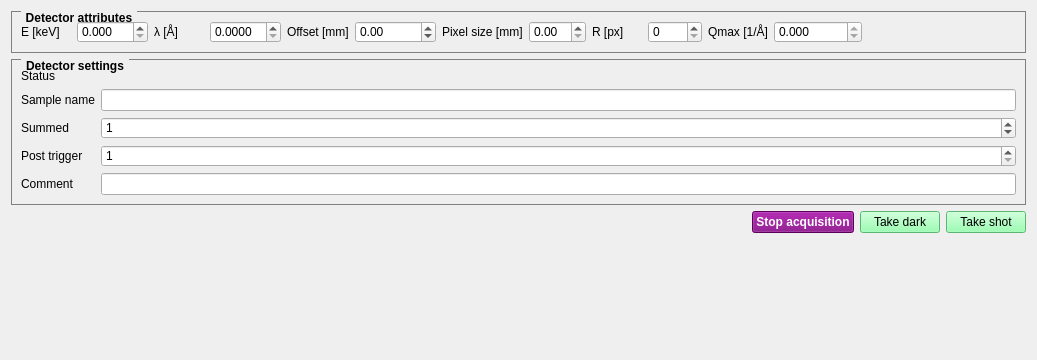
<?xml version="1.0" encoding="UTF-8"?>
<ui version="4.0">
 <class>Form</class>
 <widget class="QWidget" name="Form">
  <property name="geometry">
   <rect>
    <x>0</x>
    <y>0</y>
    <width>1037</width>
    <height>360</height>
   </rect>
  </property>
  <property name="sizePolicy">
   <sizepolicy hsizetype="Preferred" vsizetype="Preferred">
    <horstretch>0</horstretch>
    <verstretch>0</verstretch>
   </sizepolicy>
  </property>
  <property name="windowTitle">
   <string>PE detector controls</string>
  </property>
  <layout class="QGridLayout" name="gridLayout">
   <property name="sizeConstraint">
    <enum>QLayout::SetDefaultConstraint</enum>
   </property>
   <item row="0" column="0" colspan="2">
    <layout class="QGridLayout" name="detector_motor_layout">
     <property name="spacing">
      <number>0</number>
     </property>
    </layout>
   </item>
   <item row="2" column="0" colspan="2">
    <widget class="QGroupBox" name="detector_input_values">
     <property name="styleSheet">
      <string notr="true">QGroupBox {
    border: 1px solid gray;
    margin-top: 0.5em;
 font-weight:bold
}

QGroupBox::title {
    subcontrol-origin: margin;
    left: 10px;
    padding: 0 3px 0 3px;
 font-weight:bold
   
}</string>
     </property>
     <property name="title">
      <string>Detector settings</string>
     </property>
     <layout class="QGridLayout" name="gridLayout_3">
      <item row="1" column="0">
       <widget class="QLabel" name="label">
        <property name="text">
         <string>Sample name</string>
        </property>
       </widget>
      </item>
      <item row="1" column="1">
       <widget class="QLineEdit" name="sample_name"/>
      </item>
      <item row="2" column="0">
       <widget class="QLabel" name="label_2">
        <property name="text">
         <string>Summed</string>
        </property>
       </widget>
      </item>
      <item row="2" column="1">
       <widget class="QSpinBox" name="summed">
        <property name="maximum">
         <number>9999999</number>
        </property>
        <property name="value">
         <number>1</number>
        </property>
       </widget>
      </item>
      <item row="3" column="0">
       <widget class="QLabel" name="label_3">
        <property name="text">
         <string>Post trigger</string>
        </property>
       </widget>
      </item>
      <item row="3" column="1">
       <widget class="QSpinBox" name="post_trigger">
        <property name="minimum">
         <number>1</number>
        </property>
        <property name="maximum">
         <number>9999999</number>
        </property>
       </widget>
      </item>
      <item row="4" column="0">
       <widget class="QLabel" name="label_4">
        <property name="text">
         <string>Comment</string>
        </property>
       </widget>
      </item>
      <item row="4" column="1">
       <widget class="QLineEdit" name="comment"/>
      </item>
      <item row="0" column="0">
       <widget class="QLabel" name="label_5">
        <property name="text">
         <string>Status</string>
        </property>
       </widget>
      </item>
     </layout>
    </widget>
   </item>
   <item row="3" column="0" colspan="2">
    <layout class="QHBoxLayout" name="controls">
     <property name="sizeConstraint">
      <enum>QLayout::SetDefaultConstraint</enum>
     </property>
     <item>
      <spacer name="horizontalSpacer">
       <property name="orientation">
        <enum>Qt::Horizontal</enum>
       </property>
       <property name="sizeHint" stdset="0">
        <size>
         <width>40</width>
         <height>0</height>
        </size>
       </property>
      </spacer>
     </item>
     <item>
      <widget class="QPushButton" name="button_stop_acquisition">
       <property name="enabled">
        <bool>true</bool>
       </property>
       <property name="styleSheet">
        <string notr="true">QPushButton{background:purple;font-weight:bold;color:#fff;}
QPushButton:disabled{ background:silver;color:grey }</string>
       </property>
       <property name="text">
        <string>Stop acquisition</string>
       </property>
      </widget>
     </item>
     <item>
      <widget class="QPushButton" name="button_take_dark">
       <property name="enabled">
        <bool>true</bool>
       </property>
       <property name="styleSheet">
        <string notr="true">QPushButton{background:#80FF9F}
QPushButton:disabled{ background:silver;color:grey }</string>
       </property>
       <property name="text">
        <string>Take dark</string>
       </property>
      </widget>
     </item>
     <item>
      <widget class="QPushButton" name="button_take_shot">
       <property name="styleSheet">
        <string notr="true">QPushButton{background:#80FF9F}
QPushButton:disabled{ background:silver;color:grey }</string>
       </property>
       <property name="text">
        <string>Take shot</string>
       </property>
      </widget>
     </item>
    </layout>
   </item>
   <item row="4" column="0">
    <spacer name="verticalSpacer">
     <property name="orientation">
      <enum>Qt::Vertical</enum>
     </property>
     <property name="sizeHint" stdset="0">
      <size>
       <width>20</width>
       <height>0</height>
      </size>
     </property>
    </spacer>
   </item>
   <item row="1" column="0" colspan="2">
    <widget class="QGroupBox" name="detector_attributes">
     <property name="styleSheet">
      <string notr="true">QGroupBox {
    border: 1px solid gray;
    margin-top: 0.5em;
 font-weight:bold
}

QGroupBox::title {
    subcontrol-origin: margin;
    left: 10px;
    padding: 0 3px 0 3px;
 font-weight:bold
   
}</string>
     </property>
     <property name="title">
      <string>Detector attributes</string>
     </property>
     <layout class="QGridLayout" name="gridLayout_4">
      <item row="1" column="0">
       <layout class="QHBoxLayout" name="detector_variable_input">
        <item>
         <widget class="QLabel" name="label_6">
          <property name="minimumSize">
           <size>
            <width>50</width>
            <height>0</height>
           </size>
          </property>
          <property name="text">
           <string>E [keV]</string>
          </property>
         </widget>
        </item>
        <item>
         <widget class="QDoubleSpinBox" name="energy_input">
          <property name="decimals">
           <number>3</number>
          </property>
          <property name="maximum">
           <double>999.000000000000000</double>
          </property>
         </widget>
        </item>
        <item>
         <widget class="QLabel" name="label_7">
          <property name="minimumSize">
           <size>
            <width>50</width>
            <height>0</height>
           </size>
          </property>
          <property name="text">
           <string>λ [Å]</string>
          </property>
         </widget>
        </item>
        <item>
         <widget class="QDoubleSpinBox" name="lambda_input">
          <property name="decimals">
           <number>4</number>
          </property>
          <property name="maximum">
           <double>99.000000000000000</double>
          </property>
          <property name="singleStep">
           <double>0.010000000000000</double>
          </property>
         </widget>
        </item>
        <item>
         <widget class="QLabel" name="label_8">
          <property name="minimumSize">
           <size>
            <width>50</width>
            <height>0</height>
           </size>
          </property>
          <property name="text">
           <string>Offset [mm]</string>
          </property>
         </widget>
        </item>
        <item>
         <widget class="QDoubleSpinBox" name="offset_input">
          <property name="minimum">
           <double>-99999.000000000000000</double>
          </property>
          <property name="maximum">
           <double>99999.000000000000000</double>
          </property>
         </widget>
        </item>
        <item>
         <widget class="QLabel" name="label_9">
          <property name="minimumSize">
           <size>
            <width>50</width>
            <height>0</height>
           </size>
          </property>
          <property name="text">
           <string>Pixel size [mm]</string>
          </property>
         </widget>
        </item>
        <item>
         <widget class="QDoubleSpinBox" name="pixelSize_input">
          <property name="maximum">
           <double>99.000000000000000</double>
          </property>
          <property name="singleStep">
           <double>0.100000000000000</double>
          </property>
         </widget>
        </item>
        <item>
         <widget class="QLabel" name="label_10">
          <property name="minimumSize">
           <size>
            <width>50</width>
            <height>0</height>
           </size>
          </property>
          <property name="text">
           <string>R [px]</string>
          </property>
         </widget>
        </item>
        <item>
         <widget class="QDoubleSpinBox" name="r_input">
          <property name="decimals">
           <number>0</number>
          </property>
          <property name="minimum">
           <double>0.000000000000000</double>
          </property>
          <property name="maximum">
           <double>9999.000000000000000</double>
          </property>
         </widget>
        </item>
        <item>
         <widget class="QLabel" name="label_11">
          <property name="minimumSize">
           <size>
            <width>50</width>
            <height>0</height>
           </size>
          </property>
          <property name="text">
           <string>Qmax [1/Å]</string>
          </property>
         </widget>
        </item>
        <item>
         <widget class="QDoubleSpinBox" name="qmax_input">
          <property name="readOnly">
           <bool>true</bool>
          </property>
          <property name="decimals">
           <number>3</number>
          </property>
          <property name="minimum">
           <double>-99999.000000000000000</double>
          </property>
          <property name="maximum">
           <double>99999.000000000000000</double>
          </property>
         </widget>
        </item>
        <item>
         <spacer name="horizontalSpacer_2">
          <property name="orientation">
           <enum>Qt::Horizontal</enum>
          </property>
          <property name="sizeHint" stdset="0">
           <size>
            <width>40</width>
            <height>20</height>
           </size>
          </property>
         </spacer>
        </item>
       </layout>
      </item>
     </layout>
    </widget>
   </item>
  </layout>
 </widget>
 <resources/>
 <connections>
  <connection>
   <sender>button_take_dark</sender>
   <signal>clicked()</signal>
   <receiver>Form</receiver>
   <slot>action_take_dark_shot()</slot>
   <hints>
    <hint type="sourcelabel">
     <x>945</x>
     <y>247</y>
    </hint>
    <hint type="destinationlabel">
     <x>504</x>
     <y>247</y>
    </hint>
   </hints>
  </connection>
  <connection>
   <sender>button_take_shot</sender>
   <signal>clicked()</signal>
   <receiver>Form</receiver>
   <slot>action_take_shot()</slot>
   <hints>
    <hint type="sourcelabel">
     <x>1026</x>
     <y>247</y>
    </hint>
    <hint type="destinationlabel">
     <x>296</x>
     <y>240</y>
    </hint>
   </hints>
  </connection>
  <connection>
   <sender>button_stop_acquisition</sender>
   <signal>clicked()</signal>
   <receiver>Form</receiver>
   <slot>action_stop_acquisition()</slot>
   <hints>
    <hint type="sourcelabel">
     <x>864</x>
     <y>247</y>
    </hint>
    <hint type="destinationlabel">
     <x>88</x>
     <y>238</y>
    </hint>
   </hints>
  </connection>
  <connection>
   <sender>offset_input</sender>
   <signal>valueChanged(double)</signal>
   <receiver>Form</receiver>
   <slot>action_offset_changed(double)</slot>
   <hints>
    <hint type="sourcelabel">
     <x>434</x>
     <y>41</y>
    </hint>
    <hint type="destinationlabel">
     <x>368</x>
     <y>359</y>
    </hint>
   </hints>
  </connection>
  <connection>
   <sender>pixelSize_input</sender>
   <signal>valueChanged(double)</signal>
   <receiver>Form</receiver>
   <slot>count_attributes(double)</slot>
   <hints>
    <hint type="sourcelabel">
     <x>607</x>
     <y>45</y>
    </hint>
    <hint type="destinationlabel">
     <x>-43</x>
     <y>36</y>
    </hint>
   </hints>
  </connection>
  <connection>
   <sender>r_input</sender>
   <signal>valueChanged(double)</signal>
   <receiver>Form</receiver>
   <slot>count_attributes(double)</slot>
   <hints>
    <hint type="sourcelabel">
     <x>735</x>
     <y>38</y>
    </hint>
    <hint type="destinationlabel">
     <x>988</x>
     <y>-116</y>
    </hint>
   </hints>
  </connection>
  <connection>
   <sender>energy_input</sender>
   <signal>valueChanged(double)</signal>
   <receiver>Form</receiver>
   <slot>count_lambda(double)</slot>
   <hints>
    <hint type="sourcelabel">
     <x>128</x>
     <y>47</y>
    </hint>
    <hint type="destinationlabel">
     <x>-22</x>
     <y>46</y>
    </hint>
   </hints>
  </connection>
  <connection>
   <sender>lambda_input</sender>
   <signal>valueChanged(double)</signal>
   <receiver>Form</receiver>
   <slot>count_energy(double)</slot>
   <hints>
    <hint type="sourcelabel">
     <x>262</x>
     <y>45</y>
    </hint>
    <hint type="destinationlabel">
     <x>-49</x>
     <y>25</y>
    </hint>
   </hints>
  </connection>
  <connection>
   <sender>offset_input</sender>
   <signal>valueChanged(double)</signal>
   <receiver>Form</receiver>
   <slot>count_attributes(double)</slot>
   <hints>
    <hint type="sourcelabel">
     <x>460</x>
     <y>46</y>
    </hint>
    <hint type="destinationlabel">
     <x>465</x>
     <y>419</y>
    </hint>
   </hints>
  </connection>
 </connections>
 <slots>
  <slot>action_take_shot()</slot>
  <slot>action_take_dark_shot()</slot>
  <slot>action_stop_acquisition()</slot>
  <slot>action_offset_changed(double)</slot>
  <slot>count_attributes(double)</slot>
  <slot>count_lambda(double)</slot>
  <slot>count_energy(double)</slot>
 </slots>
</ui>
